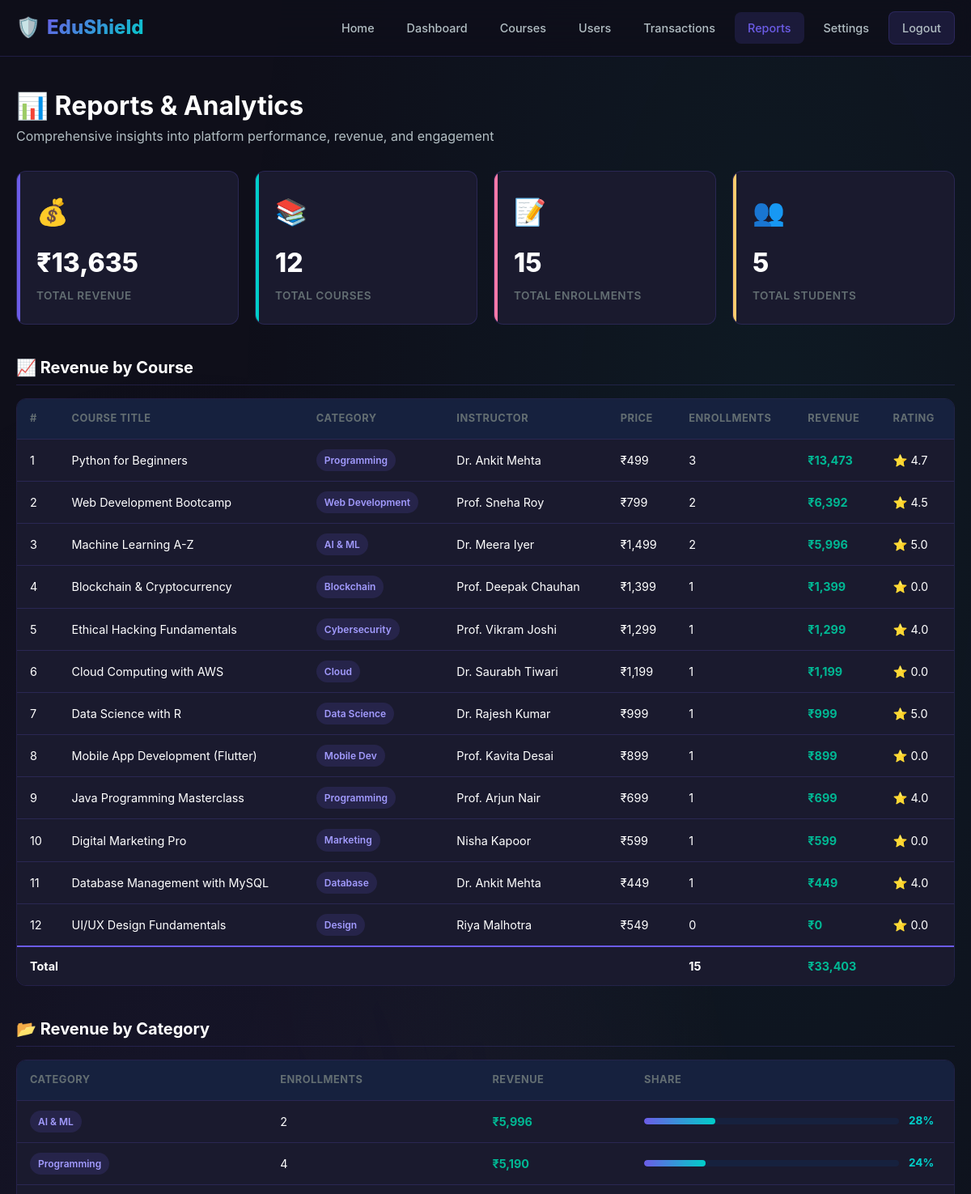
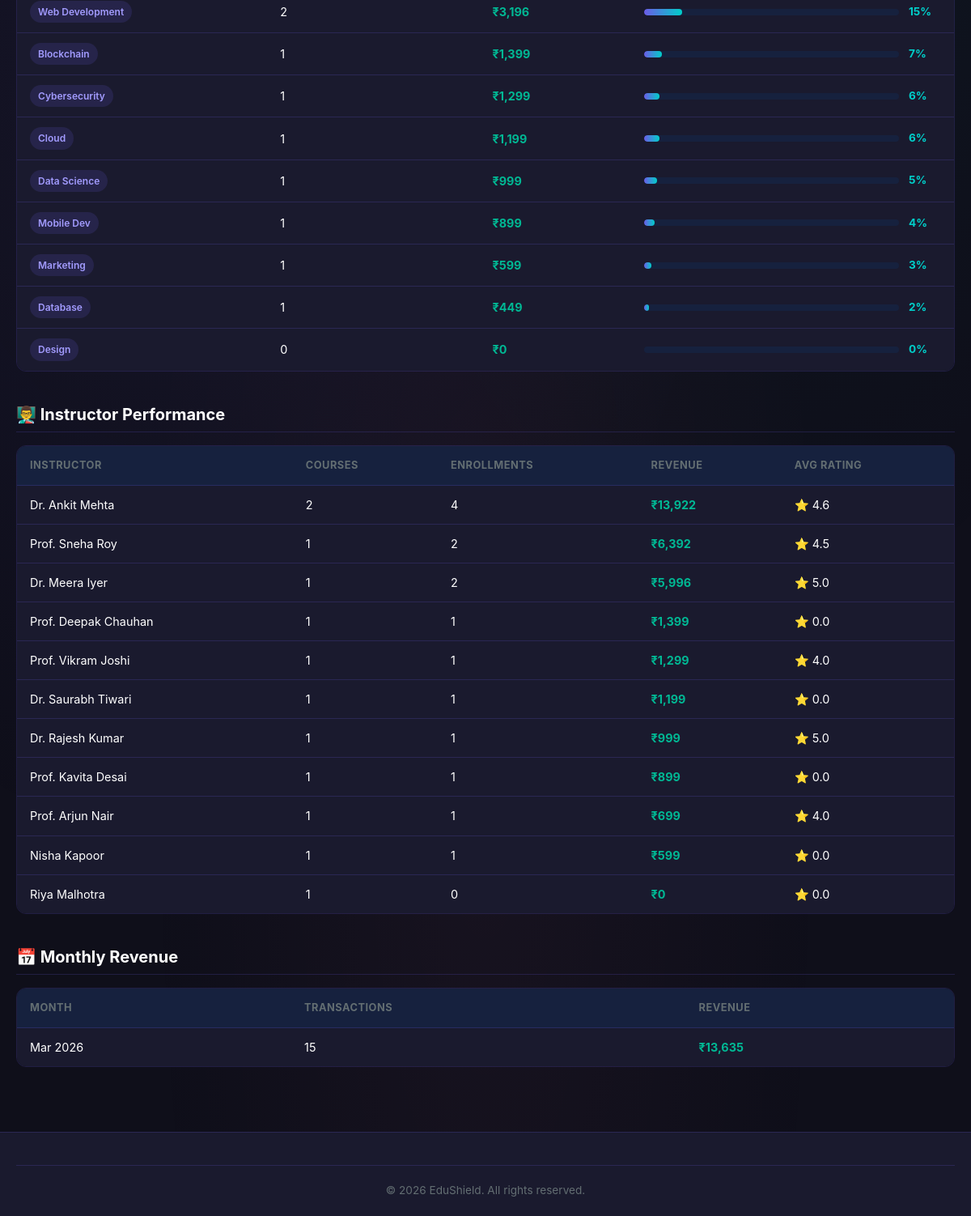
Screenshot of /admin/reports.php (signed in) with the database file from the repository (2 pictures, top to bottom).
### tables this page shows
CREATE TABLE IF NOT EXISTS courses (
    id INT AUTO_INCREMENT PRIMARY KEY,
    title VARCHAR(200) NOT NULL,
    description TEXT NOT NULL,
    price DECIMAL(10,2) NOT NULL DEFAULT 0.00,
    category VARCHAR(100) NOT NULL,
    instructor VARCHAR(100) NOT NULL,
    thumbnail VARCHAR(255) DEFAULT 'default_course.png',
    video_url VARCHAR(255) DEFAULT '',
    created_at TIMESTAMP DEFAULT CURRENT_TIMESTAMP
);

### includes/functions.php (called while the page is built, shortened)
<?php
require_once __DIR__ . '/db.php';
function e($string) {
    return htmlspecialchars($string, ENT_QUOTES, 'UTF-8');
}
function getAdminStats() {
    global $conn;
    $stats = [];
    $result = $conn->query("SELECT COUNT(*) as total FROM users WHERE role = 'student'");
    $stats['total_students'] = $result->fetch_assoc()['total'];
    $result = $conn->query("SELECT COUNT(*) as total FROM courses");
    $stats['total_courses'] = $result->fetch_assoc()['total'];
    $result = $conn->query("SELECT COALESCE(SUM(amount), 0) as total FROM payments WHERE status = 'success'");
    $stats['total_revenue'] = $result->fetch_assoc()['total'];
    $result = $conn->query("SELECT COUNT(*) as total FROM enrollments");
    $stats['total_enrollments'] = $result->fetch_assoc()['total'];
    return $stats;
}
function getCourseRevenueReport() {
    global $conn;
    $result = $conn->query("SELECT c.id, c.title, c.category, c.instructor, c.price,
                            COUNT(DISTINCT e.id) as total_enrollments,
                            COALESCE(SUM(p.amount), 0) as total_revenue,
                            COALESCE(AVG(r.rating), 0) as avg_rating
                            FROM courses c
                            LEFT JOIN enrollments e ON c.id = e.course_id
                            LEFT JOIN payments p ON c.id = p.course_id AND p.status = 'success'
                            LEFT JOIN reviews r ON c.id = r.course_id
                            GROUP BY c.id
                            ORDER BY total_revenue DESC");
    $report = [];
    while ($row = $result->fetch_assoc()) {
        $report[] = $row;
    }
    return $report;
}
function getMonthlyRevenueReport() {
    global $conn;
    $result = $conn->query("SELECT
                            DATE_FORMAT(payment_date, '%Y-%m') as month,
                            DATE_FORMAT(payment_date, '%b %Y') as month_label,
                            COUNT(*) as total_transactions,
                            SUM(amount) as total_revenue
                            FROM payments
                            WHERE status = 'success'
                            GROUP BY DATE_FORMAT(payment_date, '%Y-%m')
                            ORDER BY month DESC
                            LIMIT 12");
    $report = [];
    while ($row = $result->fetch_assoc()) {
        $report[] = $row;
    }
    return $report;
}
function getCategoryRevenueReport() {
    global $conn;
    $result = $conn->query("SELECT c.category,
                            COUNT(DISTINCT e.id) as total_enrollments,
                            COALESCE(SUM(p.amount), 0) as total_revenue
                            FROM courses c
                            LEFT JOIN enrollments e ON c.id = e.course_id
                            LEFT JOIN payments p ON c.id = p.course_id AND p.status = 'success'
                            GROUP BY c.category
                            ORDER BY total_revenue DESC");
    $report = [];
    while ($row = $result->fetch_assoc()) {
        $report[] = $row;
    }
    return $report;
}
function getInstructorReport() {
    global $conn;
    $result = $conn->query("SELECT c.instructor,
                            COUNT(DISTINCT c.id) as total_courses,
                            COUNT(DISTINCT e.id) as total_enrollments,
                            COALESCE(SUM(p.amount), 0) as total_revenue,
                            COALESCE(AVG(r.rating), 0) as avg_rating
                            FROM courses c
                            LEFT JOIN enrollments e ON c.id = e.course_id
                            LEFT JOIN payments p ON c.id = p.course_id AND p.status = 'success'
                            LEFT JOIN reviews r ON c.id = r.course_id
                            GROUP BY c.instructor
                            ORDER BY total_revenue DESC");
    $report = [];
    while ($row = $result->fetch_assoc()) {
        $report[] = $row;
    }
    return $report;
}

### admin/reports.php (the view, shortened to what this page needs)
<?php
require_once '../includes/functions.php';
$stats = getAdminStats();
$courseReport = getCourseRevenueReport();
$monthlyReport = getMonthlyRevenueReport();
$categoryReport = getCategoryRevenueReport();
$instructorReport = getInstructorReport();
?>
<!DOCTYPE html>
<html lang="en">
<head>
    <link rel="stylesheet" href="../css/style.css">
</head>
<body>
<nav class="navbar">
    <div class="container">
        <a href="/edushield/" class="logo"><span>🛡️</span><span>EduShield</span></a>
        <div class="nav-links">
            <a href="/edushield/">Home</a>
            <a href="/edushield/admin/dashboard.php">Dashboard</a>
            <a href="/edushield/admin/manage_courses.php">Courses</a>
            <a href="/edushield/admin/manage_users.php">Users</a>
            <a href="/edushield/admin/transactions.php">Transactions</a>
            <a href="/edushield/admin/reports.php" class="active">Reports</a>
            <a href="/edushield/admin/settings.php">Settings</a>
            <a href="/edushield/logout.php" class="btn btn-secondary btn-sm">Logout</a>
        </div>
    </div>
</nav>
<main>
    <section class="dashboard">
        <div class="container">
            <div class="dashboard-header">
                <h1>📊 Reports & Analytics</h1>
                <p>Comprehensive insights into platform performance, revenue, and engagement</p>
            </div>
            <div class="stats-grid">
                <div class="stat-card">
                    <div class="stat-icon">💰</div>
                    <div class="stat-value">₹<?php echo number_format($stats['total_revenue'], 0); ?></div>
                    <div class="stat-label">Total Revenue</div>
                </div>
                <div class="stat-card">
                    <div class="stat-icon">📚</div>
                    <div class="stat-value"><?php echo $stats['total_courses']; ?></div>
                    <div class="stat-label">Total Courses</div>
                </div>
                <div class="stat-card">
                    <div class="stat-icon">📝</div>
                    <div class="stat-value"><?php echo $stats['total_enrollments']; ?></div>
                    <div class="stat-label">Total Enrollments</div>
                </div>
                <div class="stat-card">
                    <div class="stat-icon">👥</div>
                    <div class="stat-value"><?php echo $stats['total_students']; ?></div>
                    <div class="stat-label">Total Students</div>
                </div>
            </div>
            <div class="dash-section">
                <h3 class="dash-section-title">📈 Revenue by Course</h3>
                <div class="table-container">
                    <table class="data-table">
                        <thead>
                            <tr>
                                <th>#</th>
                                <th>Course Title</th>
                                <th>Category</th>
                                <th>Instructor</th>
                                <th>Price</th>
                                <th>Enrollments</th>
                                <th>Revenue</th>
                                <th>Rating</th>
                            </tr>
                        </thead>
                        <tbody>
                            <?php foreach ($courseReport as $i => $c): ?>
                                <tr>
                                    <td><?php echo $i + 1; ?></td>
                                    <td><?php echo e($c['title']); ?></td>
                                    <td><span class="badge badge-primary"><?php echo e($c['category']); ?></span></td>
                                    <td><?php echo e($c['instructor']); ?></td>
                                    <td>₹<?php echo number_format($c['price'], 0); ?></td>
                                    <td><?php echo $c['total_enrollments']; ?></td>
                                    <td style="font-weight:700; color: var(--success);">₹<?php echo number_format($c['total_revenue'], 0); ?></td>
                                    <td>⭐ <?php echo number_format($c['avg_rating'], 1); ?></td>
                                </tr>
                            <?php endforeach; ?>
                        </tbody>
                        <tfoot>
                            <tr style="font-weight: 700; border-top: 2px solid var(--primary);">
                                <td colspan="5">Total</td>
                                <td><?php echo array_sum(array_column($courseReport, 'total_enrollments')); ?></td>
                                <td style="color: var(--success);">₹<?php echo number_format(array_sum(array_column($courseReport, 'total_revenue')), 0); ?></td>
                                <td></td>
                            </tr>
                        </tfoot>
                    </table>
                </div>
            </div>
            <div class="dash-section">
                <h3 class="dash-section-title">📂 Revenue by Category</h3>
                <div class="table-container">
                    <table class="data-table">
                        <thead>
                            <tr>
                                <th>Category</th>
                                <th>Enrollments</th>
                                <th>Revenue</th>
                                <th>Share</th>
                            </tr>
                        </thead>
                        <tbody>
                            <?php
                            $totalCatRevenue = array_sum(array_column($categoryReport, 'total_revenue'));
                            foreach ($categoryReport as $cat):
                                $share = $totalCatRevenue > 0 ? ($cat['total_revenue'] / $totalCatRevenue) * 100 : 0;
                            ?>
                                <tr>
                                    <td><span class="badge badge-primary"><?php echo e($cat['category']); ?></span></td>
                                    <td><?php echo $cat['total_enrollments']; ?></td>
                                    <td style="font-weight:700; color: var(--success);">₹<?php echo number_format($cat['total_revenue'], 0); ?></td>
                                    <td>
                                        <div class="progress-info">
                                            <div class="progress-bar-container" style="width: 120px;">
                                                <div class="progress-bar" data-progress="<?php echo round($share); ?>"></div>
                                            </div>
                                            <span class="progress-percent"><?php echo round($share); ?>%</span>
                                        </div>
                                    </td>
                                </tr>
                            <?php endforeach; ?>
                        </tbody>
                    </table>
                </div>
            </div>
            <div class="dash-section">
                <h3 class="dash-section-title">👨‍🏫 Instructor Performance</h3>
                <div class="table-container">
                    <table class="data-table">
                        <thead>
                            <tr>
                                <th>Instructor</th>
                                <th>Courses</th>
                                <th>Enrollments</th>
                                <th>Revenue</th>
                                <th>Avg Rating</th>
                            </tr>
                        </thead>
                        <tbody>
                            <?php foreach ($instructorReport as $inst): ?>
                                <tr>
                                    <td><?php echo e($inst['instructor']); ?></td>
                                    <td><?php echo $inst['total_courses']; ?></td>
                                    <td><?php echo $inst['total_enrollments']; ?></td>
                                    <td style="font-weight:700; color: var(--success);">₹<?php echo number_format($inst['total_revenue'], 0); ?></td>
                                    <td>⭐ <?php echo number_format($inst['avg_rating'], 1); ?></td>
                                </tr>
                            <?php endforeach; ?>
                        </tbody>
                    </table>
                </div>
            </div>
            <div class="dash-section">
                <h3 class="dash-section-title">📅 Monthly Revenue</h3>
                <?php if (empty($monthlyReport)): ?>
                    <div class="empty-state"><p>No monthly data available yet.</p></div>
                <?php else: ?>
                    <div class="table-container">
                        <table class="data-table">
                            <thead>
                                <tr>
                                    <th>Month</th>
                                    <th>Transactions</th>
                                    <th>Revenue</th>
                                </tr>
                            </thead>
                            <tbody>
                                <?php foreach ($monthlyReport as $m): ?>
                                    <tr>
                                        <td><?php echo e($m['month_label']); ?></td>
                                        <td><?php echo $m['total_transactions']; ?></td>
                                        <td style="font-weight:700; color: var(--success);">₹<?php echo number_format($m['total_revenue'], 0); ?></td>
                                    </tr>
                                <?php endforeach; ?>
                            </tbody>
                        </table>
                    </div>
                <?php endif; ?>
            </div>
        </div>
    </section>
</main>
<footer class="footer">
    <div class="container">
        <div class="footer-bottom">
            <p>&copy; <?php echo date('Y'); ?> EduShield. All rights reserved.</p>
        </div>
    </div>
</footer>
</body>
</html>

### rows the page displays
courses: title "Python for Beginners", category "Programming", instructor "Dr. Ankit Mehta", price "499", total_enrollments "3", total_revenue "13,473", avg_rating "4.7"
courses: title "Web Development Bootcamp", category "Web Development", instructor "Prof. Sneha Roy", price "799", total_enrollments "2", total_revenue "6,392", avg_rating "4.5"
courses: title "Machine Learning A-Z", category "AI & ML", instructor "Dr. Meera Iyer", price "1,499", total_enrollments "2", total_revenue "5,996", avg_rating "5.0"
courses: title "Blockchain & Cryptocurrency", category "Blockchain", instructor "Prof. Deepak Chauhan", price "1,399", total_enrollments "1", total_revenue "1,399", avg_rating "0.0"
courses: title "Ethical Hacking Fundamentals", category "Cybersecurity", instructor "Prof. Vikram Joshi", price "1,299", total_enrollments "1", total_revenue "1,299", avg_rating "4.0"
courses: title "Cloud Computing with AWS", category "Cloud", instructor "Dr. Saurabh Tiwari", price "1,199", total_enrollments "1", total_revenue "1,199", avg_rating "0.0"
courses: title "Data Science with R", category "Data Science", instructor "Dr. Rajesh Kumar", price "999", total_enrollments "1", total_revenue "999", avg_rating "5.0"
courses: title "Mobile App Development (Flutter)", category "Mobile Dev", instructor "Prof. Kavita Desai", price "899", total_enrollments "1", total_revenue "899", avg_rating "0.0"
courses: title "Java Programming Masterclass", category "Programming", instructor "Prof. Arjun Nair", price "699", total_enrollments "1", total_revenue "699", avg_rating "4.0"
courses: title "Digital Marketing Pro", category "Marketing", instructor "Nisha Kapoor", price "599", total_enrollments "1", total_revenue "599", avg_rating "0.0"
courses: title "Database Management with MySQL", category "Database", instructor "Dr. Ankit Mehta", price "449", total_enrollments "1", total_revenue "449", avg_rating "4.0"
courses: title "UI/UX Design Fundamentals", category "Design", instructor "Riya Malhotra", price "549", total_enrollments "0", total_revenue "0", avg_rating "0.0"

### other values shown
$stats['total_revenue'] "13,635"
$stats['total_courses'] "12"
$stats['total_enrollments'] "15"
$stats['total_students'] "5"
array_sum(array_column($courseReport, 'total_enrollments')) "15"
array_sum(array_column($courseReport, 'total_revenue')) "33,403"
$cat['category'] "AI & ML"
$cat['total_enrollments'] "2"
$cat['total_revenue'] "5,996"
$share "28"
$cat['category'] "Programming"
$cat['total_enrollments'] "4"
$cat['total_revenue'] "5,190"
$share "24"
$cat['category'] "Web Development"
